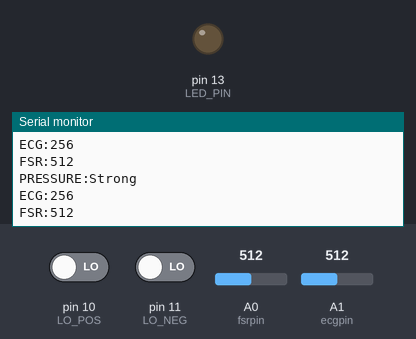
This sketch was run on a simulated Arduino Uno, built with avr-gcc and run on an emulated ATmega328P. On the bench: output pins drawn as LEDs (lit = HIGH), the last lines printed to the serial monitor. Inputs (shaded band) come from the test bench; at power-on: A1 (ecgpin) = 512, pin 10 (LO_POS) LOW, pin 11 (LO_NEG) LOW, A0 (fsrpin) = 512.

Above: at 5.8 s.
5.9 s: A1 (ecgpin) set to 217
At 6.5 s:
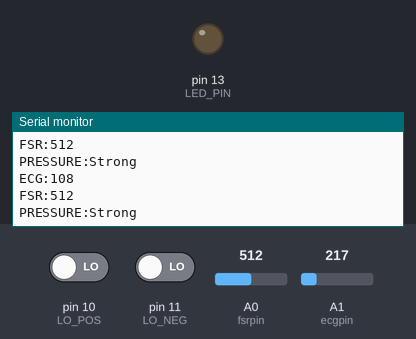
7.4 s: A1 (ecgpin) set to 191
At 8.5 s:
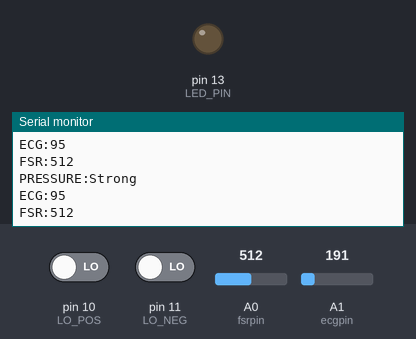
Timing chart, 0 to 10.4 s (numbered marks = the images above; inputs shaded):
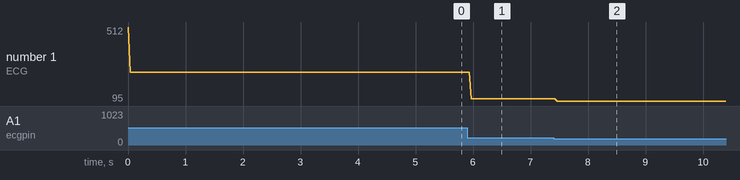

Measured:
- the behaviour switches between 200 and 199 on A1 (ecgpin) (found by bisection; images 1 and 2)
- after the input at 5.9 s, the serial monitor: prints a new line after 0.07 s (image 1)
- after the input at 7.4 s, the serial monitor: prints a new line after 0.06 s (image 2)
- plotted number 1: 256 → 108 after the input at 5.9 s, 108 → 95 after the input at 7.4 s

The sketch:

ej2.ino
```cpp
#define fsrpin A0
#define ecgpin A1
#define LO_POS 10  // AD8232 LO+ pin
#define LO_NEG 11  // AD8232 LO- pin
#define LED_PIN 13 // LED indicator for compression rate

// Variables for sensors
int fsrReading;    // Variable for FSR pressure sensor
int ecgReading;    // Variable for ECG sensor

// Variables for compression rate calculation
unsigned long lastCompressionTime = 0;
unsigned long compressionTimes[10];
int compressionIndex = 0;
bool wasCompressed = false;
int compressionThreshold = 300; // Adjust based on your FSR sensitivity

// Variables for ADC adjustment
int ecgGain = 1; // 1 = normal, 2 = reduced sensitivity during compressions

void setup() {
  // Begin serial communication at a baudrate of 9600:
  Serial.begin(9600);
  pinMode(LO_POS, INPUT); // Configuration for LO+ detection
  pinMode(LO_NEG, INPUT); // Configuration for LO- detection
  pinMode(LED_PIN, OUTPUT); // LED output for compression rate feedback
}

void loop() {
  // Read ECG sensor
  if((digitalRead(LO_POS) == 1) || (digitalRead(LO_NEG) == 1)) {
    // If leads are off, send an indicator
    Serial.println("!ECG_LEADS_OFF!");
  } else {
    // Read ECG with dynamic gain adjustment
    ecgReading = analogRead(ecgpin) / ecgGain;
    Serial.print("ECG:");
    Serial.println(ecgReading);
  }

  // Read FSR pressure sensor
  fsrReading = analogRead(fsrpin);
  Serial.print("FSR:");
  Serial.println(fsrReading);

  // Detect compressions and calculate rate
  detectCompressions();

  // Adjust ECG gain if compression is detected
  if (fsrReading > compressionThreshold) {
    ecgGain = 2; // Reduce sensitivity during compressions
  } else {
    ecgGain = 1; // Normal sensitivity
  }

  // Display FSR reading classification
  classifyPressure();

  delay(20); // Small delay to avoid serial saturation
}

void detectCompressions() {
  // Detect a compression
  if (fsrReading > compressionThreshold && !wasCompressed) {
    wasCompressed = true;

    // Record compression time
    unsigned long currentTime = millis();
    if (lastCompressionTime > 0) {
      unsigned long interval = currentTime - lastCompressionTime;

      // Record the interval in the circular buffer
      compressionTimes[compressionIndex] = interval;
      compressionIndex = (compressionIndex + 1) % 10;

      // Calculate compression rate
      int compressionRate = calculateCompressionRate();

      // Provide feedback if outside 100-120 range
      if (compressionRate < 100 || compressionRate > 120) {
        digitalWrite(LED_PIN, HIGH);
      } else {
        digitalWrite(LED_PIN, LOW);
      }

      // Send compression rate
      Serial.print("RATE:");
      Serial.println(compressionRate);
    }

    lastCompressionTime = currentTime;
  }
  else if (fsrReading <= compressionThreshold) {
    wasCompressed = false;
  }
}

int calculateCompressionRate() {
  // Calculate average time between compressions
  unsigned long totalTime = 0;
  int validCompressions = 0;

  for (int i = 0; i < 10; i++) {
    if (compressionTimes[i] > 0) {
      totalTime += compressionTimes[i];
      validCompressions++;
    }
  }

  if (validCompressions < 2) {
    return 0; // Not enough data
  }

  // Calculate BPM (60000 ms ÷ average interval)
  unsigned long avgInterval = totalTime / validCompressions;
  return 60000 / avgInterval;
}

void classifyPressure() {
  // Display pressure classification
  if (fsrReading < 10) {
    Serial.println("PRESSURE:None");
  } else if (fsrReading < 200) {
    Serial.println("PRESSURE:Light");
  } else if (fsrReading < 500) {
    Serial.println("PRESSURE:Medium");
  } else if (fsrReading < 800) {
    Serial.println("PRESSURE:Strong");
  } else {
    Serial.println("PRESSURE:VeryStrong");
  }
}
```
